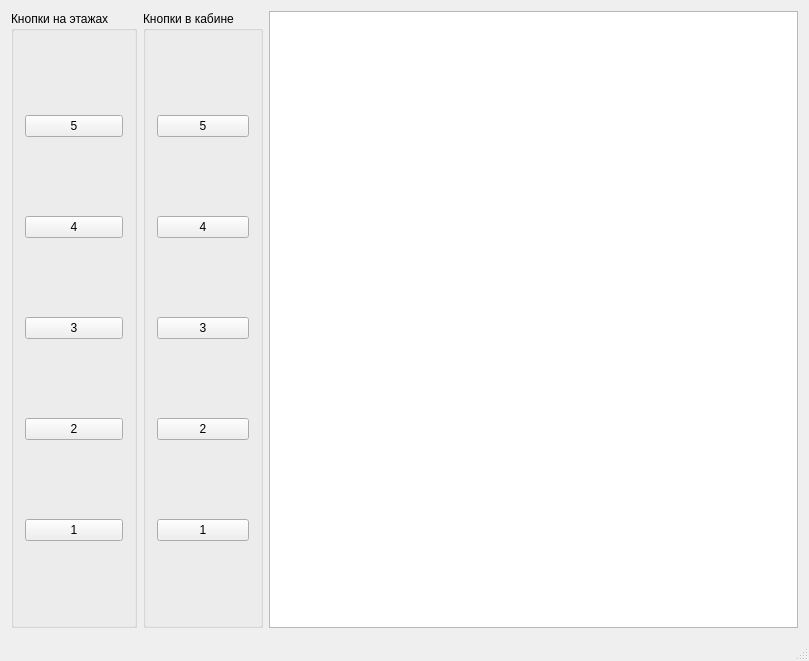
<?xml version="1.0" encoding="UTF-8"?>
<ui version="4.0">
 <class>MainWindow</class>
 <widget class="QMainWindow" name="MainWindow">
  <property name="geometry">
   <rect>
    <x>0</x>
    <y>0</y>
    <width>809</width>
    <height>661</height>
   </rect>
  </property>
  <property name="windowTitle">
   <string>MainWindow</string>
  </property>
  <widget class="QWidget" name="centralWidget">
   <layout class="QHBoxLayout" name="horizontalLayout_2">
    <item>
     <widget class="QGroupBox" name="groupBox_2">
      <property name="title">
       <string>Кнопки на этажах</string>
      </property>
      <layout class="QVBoxLayout" name="verticalLayout">
       <item>
        <widget class="QPushButton" name="callFrom5">
         <property name="text">
          <string>5</string>
         </property>
        </widget>
       </item>
       <item>
        <widget class="QPushButton" name="callFrom4">
         <property name="text">
          <string>4</string>
         </property>
        </widget>
       </item>
       <item>
        <widget class="QPushButton" name="callFrom3">
         <property name="text">
          <string>3</string>
         </property>
        </widget>
       </item>
       <item>
        <widget class="QPushButton" name="callFrom2">
         <property name="text">
          <string>2</string>
         </property>
        </widget>
       </item>
       <item>
        <widget class="QPushButton" name="callFrom1">
         <property name="text">
          <string>1</string>
         </property>
        </widget>
       </item>
      </layout>
     </widget>
    </item>
    <item>
     <widget class="QGroupBox" name="groupBox">
      <property name="title">
       <string>Кнопки в кабине</string>
      </property>
      <layout class="QVBoxLayout" name="verticalLayout_2">
       <item>
        <widget class="QPushButton" name="floor5">
         <property name="text">
          <string>5</string>
         </property>
        </widget>
       </item>
       <item>
        <widget class="QPushButton" name="floor4">
         <property name="text">
          <string>4</string>
         </property>
        </widget>
       </item>
       <item>
        <widget class="QPushButton" name="floor3">
         <property name="text">
          <string>3</string>
         </property>
        </widget>
       </item>
       <item>
        <widget class="QPushButton" name="floor2">
         <property name="text">
          <string>2</string>
         </property>
        </widget>
       </item>
       <item>
        <widget class="QPushButton" name="floor1">
         <property name="text">
          <string>1</string>
         </property>
        </widget>
       </item>
      </layout>
     </widget>
    </item>
    <item>
     <widget class="QTextBrowser" name="textBrowser"/>
    </item>
   </layout>
  </widget>
  <widget class="QMenuBar" name="menuBar">
   <property name="geometry">
    <rect>
     <x>0</x>
     <y>0</y>
     <width>809</width>
     <height>22</height>
    </rect>
   </property>
  </widget>
  <widget class="QStatusBar" name="statusBar"/>
 </widget>
 <layoutdefault spacing="6" margin="11"/>
 <resources/>
 <connections/>
</ui>
